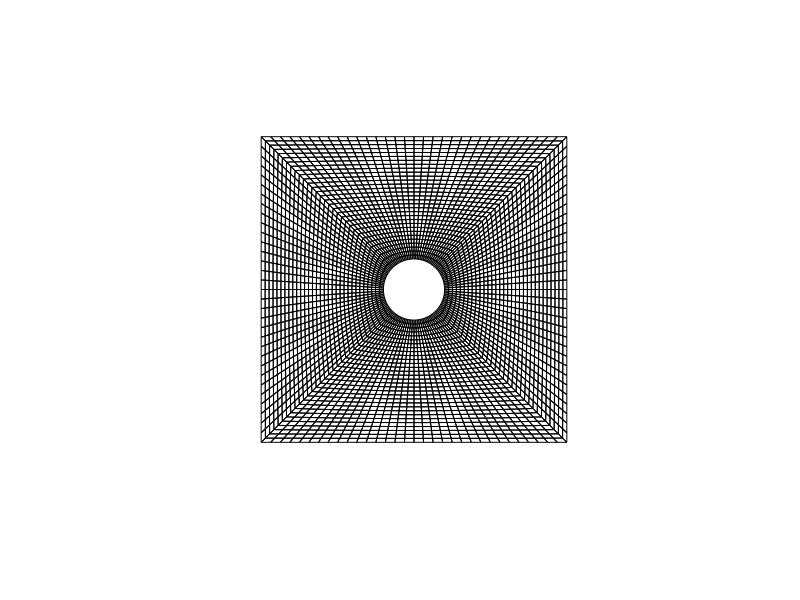
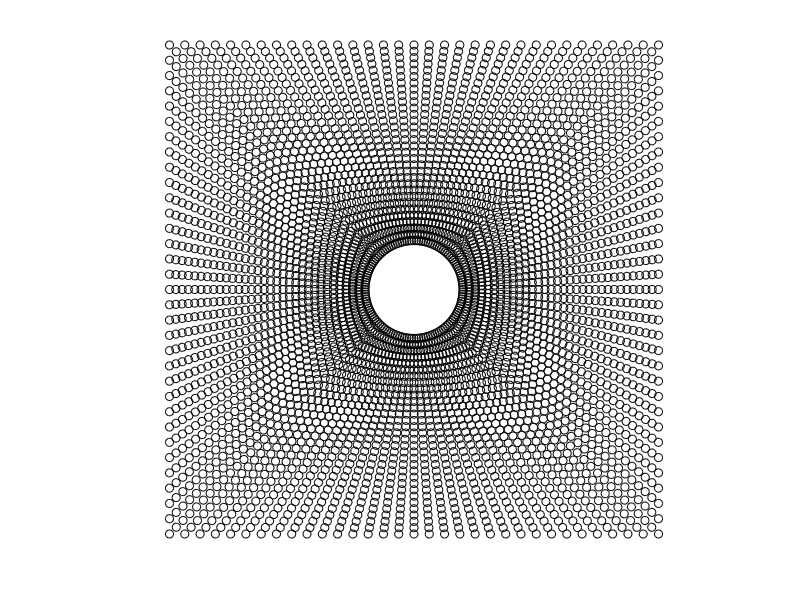
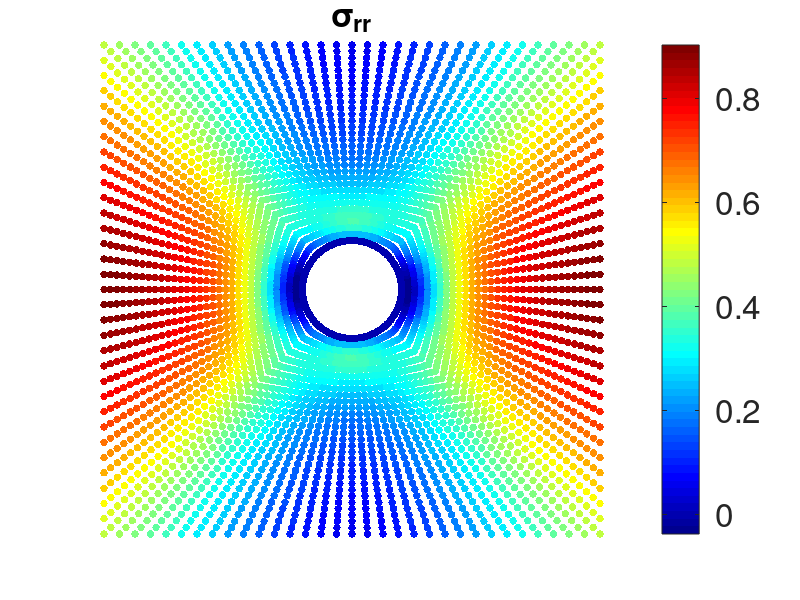
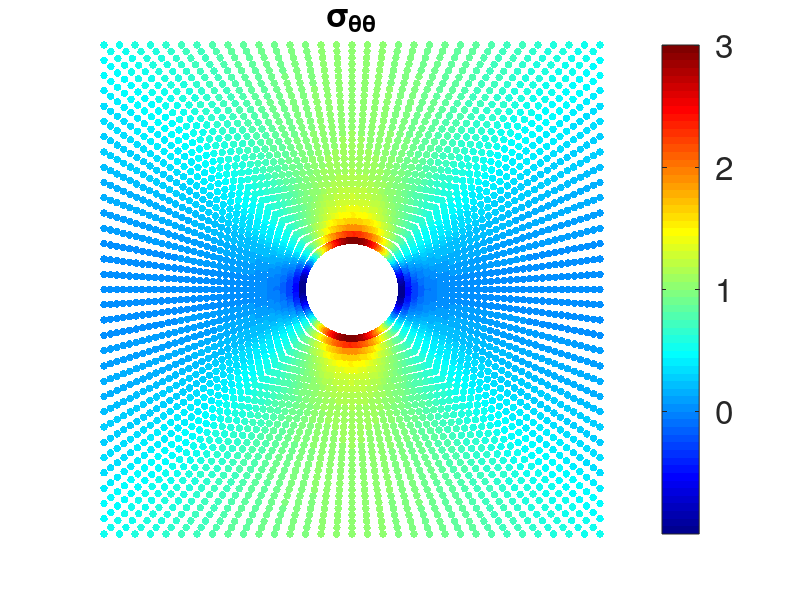

Reproduce these figures in MATLAB, in order.
clear all
close all
clc

% define plate with hole geometry and mesh
nh=16; % 2*nh is the number of elements along an edge
L=1; % length of the plate
rad=0.1; % radius of the hole

% load the variable containing the nodal locations and element connectivity
load('m.mat');

% alternatively, you can download the hole_mesh.m function from
% http://compmech.lab.asu.edu/data/hole_mesh.m 
% and uncomment the following line
%m = hole_mesh(nh, L, rad);

p.vertices = m.x'; % nodal locations
p.faces = m.conn'; % element connectivity
p.facecolor = 'w'; % element face color

% plot mesh
patch(p)
axis square
axis off

% plot nodal positions
figure('color','w')
plot(m.x(1,:),m.x(2,:),'ok')
axis([min(m.x(1,:)) max(m.x(1,:)) min(m.x(2,:)) max(m.x(2,:))])
axis square
axis off

% convert nodal coordinates from cartesian to cylindrical coordinate system
[theta,rho]=cart2pol(m.x(1,:),m.x(2,:));

sig=1; % applied stress in x direction
a=rad; % radius of hole
r=rho; % rho

% calculate 2D stress components in cylindrical coordinate system
sig_rr=sig/2*((1-a^2./r.^2)+(1+3*a^4./r.^4-4*a^2./r.^2).*cos(2*theta));
sig_tt=sig/2*((1+a^2./r.^2)-(1+3*a^4./r.^4).*cos(2*theta));
sig_rt=-sig/2*((1-3*a^4./r.^4+2*a^2./r.^2).*sin(2*theta));

% compute bounds for each of the three stress components
range_sig_rr=[min(sig_rr) max(sig_rr)]
range_sig_tt=[min(sig_tt) max(sig_tt)]
range_sig_rt=[min(sig_rt) max(sig_rt)]

% plot sig_rr
figure('color','w')
colormap jet
scatter(m.x(1,:),m.x(2,:),30,sig_rr,'filled')
axis([min(m.x(1,:)) max(m.x(1,:)) min(m.x(2,:)) max(m.x(2,:))])
axis off
title('\sigma_{rr}','fontsize',24);
cb=colorbar('fontsize',24);

% plot sig_tt
figure('color','w')
colormap jet
scatter(m.x(1,:),m.x(2,:),30,sig_tt,'filled')
axis([min(m.x(1,:)) max(m.x(1,:)) min(m.x(2,:)) max(m.x(2,:))])
axis off
title('\sigma_{\theta\theta}','fontsize',24);
cb=colorbar('fontsize',24);

% plot sig_rt
figure('color','w')
colormap jet
scatter(m.x(1,:),m.x(2,:),30,sig_rt,'filled')
axis([min(m.x(1,:)) max(m.x(1,:)) min(m.x(2,:)) max(m.x(2,:))])
axis off
title('\sigma_{r\theta}','fontsize',24);
cb=colorbar('fontsize',24);

% calculate von Mises stress as a function of
% 2D stress components in cylindrical coordinates
sig_vM=sqrt(sig_rr.^2-sig_rr.*sig_tt+sig_tt.^2+3*sig_rt.^2);

% plot von Mises stress
figure('color','w')
colormap jet
scatter(m.x(1,:),m.x(2,:),30,sig_vM,'filled')
axis([min(m.x(1,:)) max(m.x(1,:)) min(m.x(2,:)) max(m.x(2,:))])
axis off
title('\sigma_{vM}','fontsize',24);
cb=colorbar('fontsize',24);

% calculate yield
yield=zeros(size(sig_vM));
yield(sig_vM>=1.15)=1;

% plot yield
figure('color','w')
colormap jet
scatter(m.x(1,:),m.x(2,:),30,yield,'filled')
axis([min(m.x(1,:)) max(m.x(1,:)) min(m.x(2,:)) max(m.x(2,:))])
axis off
cb=colorbar('fontsize',24);

% print node locations and stress values to files
% these are read by Jupyter notebook
dlmwrite('nodes.txt',m.x') 
sigMat=[sig_rr' sig_tt' sig_rt'];
dlmwrite('stress.txt',sigMat)
dlmwrite('yield.txt',yield)




